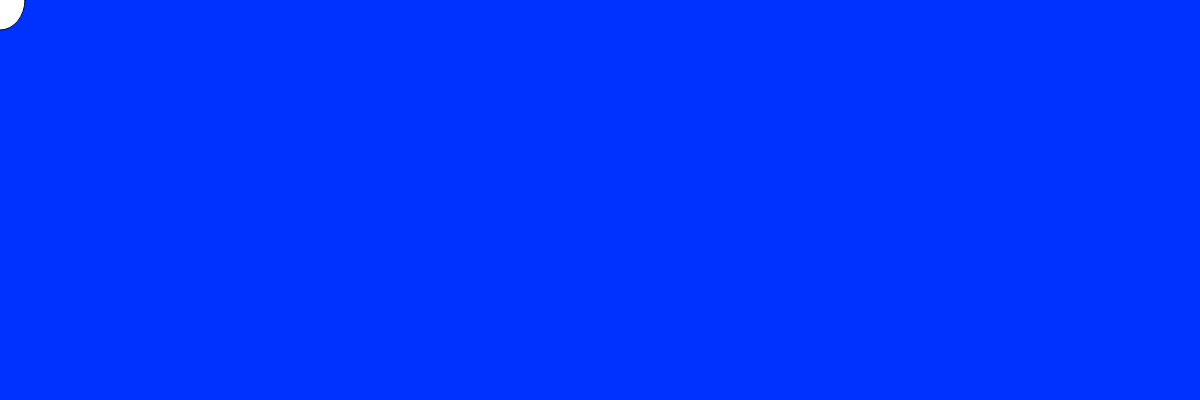
Frame 1 (no input)
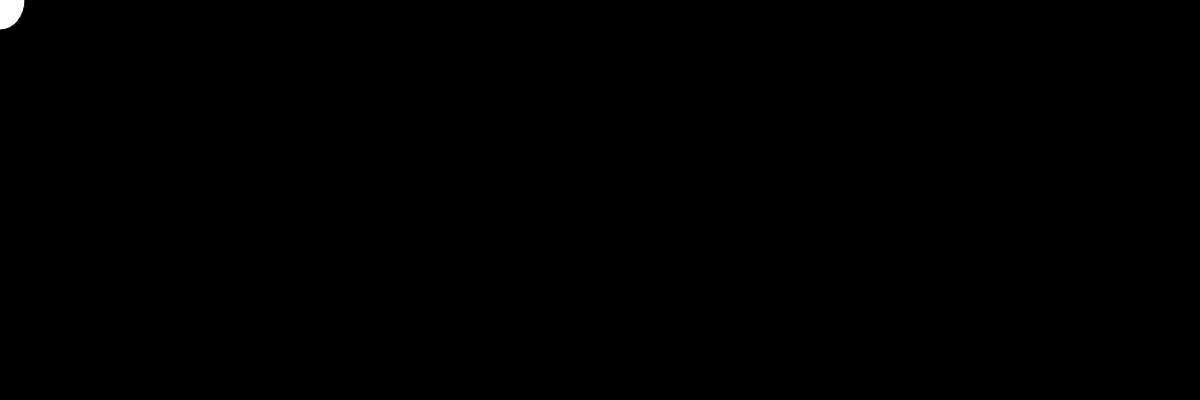
Frame 60 (no input)
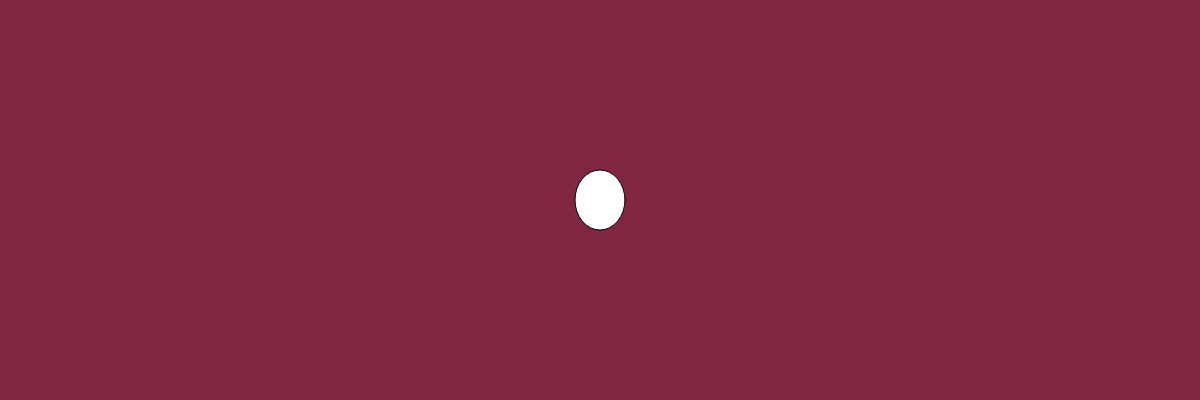
Frame 120 (the mouse pressed at the canvas centre since frame 60)

The p5.js sketch that drew these frames (run headless with seeded random() and noise() and a simulated clock; from frame 60 on, the mouse is pressed at the canvas centre):

// p5.js sketch
// ── sketch.js

var r = 0;
var g = 50;
var b=255;

// INITIALIZE ALL YOUR VARIABLES
// Ideally you would create 3 variables. red blue green or r, g, b


function setup(){

  createCanvas(1200,400);

}


function draw(){
  background(r,g,b);

  r = map(mouseX,0,1200,0,255);
  b = map(mouseX,0,1200,0,125);
  g = map(mouseX,0,1200,0,75);
  
  ellipse(mouseX,mouseY,50,60);
  // change the value of Red based on the mouse movement about the X axis
  // change the value of Green based on the mouse movement about the X axis
  // change the value of Blue based on the mouse movement about the X axis

  // Use the map() function to do so. 

  // Pass the values to the background() function you have learnt previously.

  // Create an ellipse that will move around with you mouse about the X axis.
  // Remember to fill the canvas with white paint before creating the ellipse.
}
